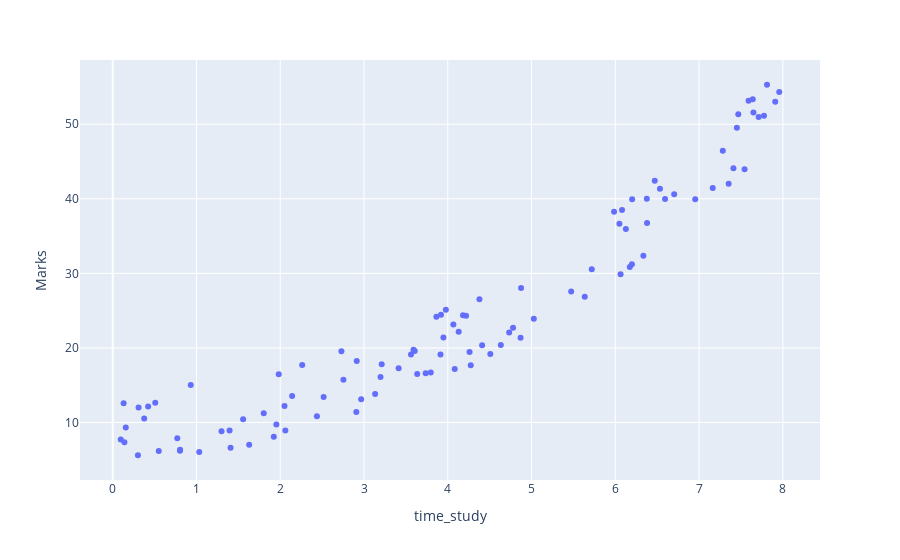

This figure's notebook cell:
### Code cell
fig=px.scatter(student,x='time_study', y='Marks')

fig.show()
